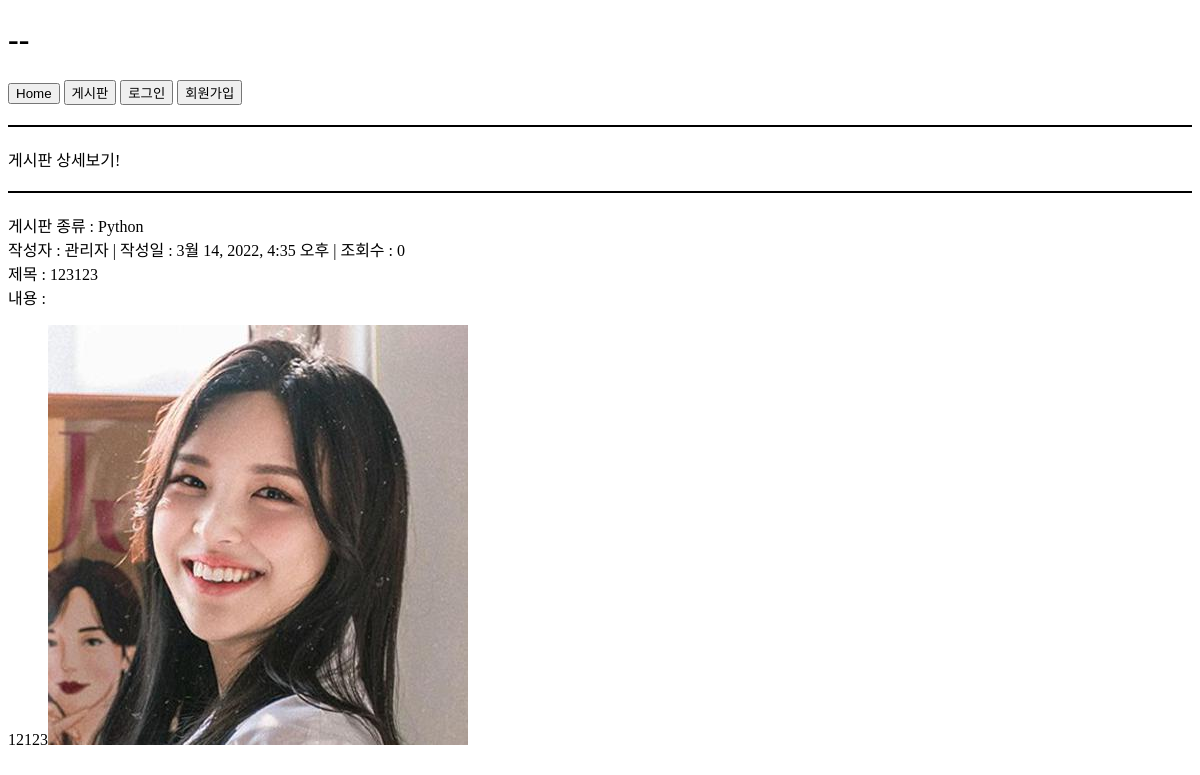
Before: /board/detail/3 with the older database file.
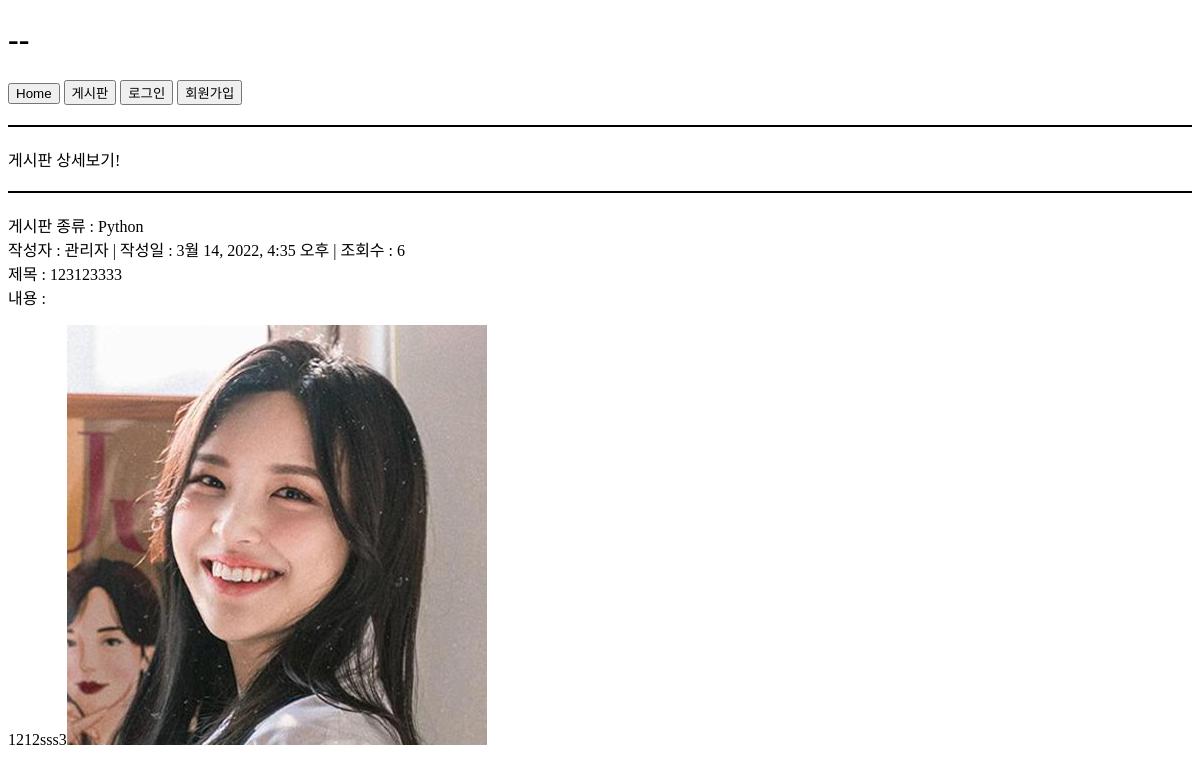
After: the same page with the newer database file.
### board/models.py (models this page shows, shortened)
class Board(models.Model):
    title = models.CharField(max_length=64, verbose_name='글 제목')
    contents = models.TextField(verbose_name='글 내용')
    writer = models.ForeignKey('user.User', on_delete=models.CASCADE, verbose_name='작성자')
    write_dttm = models.DateTimeField(auto_now_add=True, verbose_name='글 작성일')
    board_name = models.CharField(max_length=32, default='Python', verbose_name='게시판 종류')
    update_dttm = models.DateTimeField(auto_now=True, verbose_name='마지막 수정일')
    hits = models.PositiveIntegerField(default=0, verbose_name='조회수')
    class Meta:
        db_table = 'board'
        verbose_name = '게시판'
        verbose_name_plural = '게시판'

### user/models.py (models this page shows)
class User(models.Model):
    user_id = models.CharField(max_length=32, unique=True, verbose_name='유저 아이디')
    user_pw = models.CharField(max_length=128, verbose_name='유저 비밀번호')
    user_name = models.CharField(max_length=16, unique=True, verbose_name='유저 이름')
    user_email = models.EmailField(max_length=128, unique=True, verbose_name='유저 이메일')
    user_register_dttm = models.DateTimeField(auto_now_add=True, verbose_name='계정 생성시간')
    def __str__(self):
        return self.user_name
    class Meta:
        db_table = 'user'
        verbose_name = '유저'
        verbose_name_plural = '유저'

### board/views.py (the view)
# urls.py: path('detail/<int:pk>', views.board_detail, name='board_detail'),
def board_detail(request, pk):
    login_session = request.session.get('login_session', '')
    context = {'login_session': login_session}
    board = get_object_or_404(Board, id=pk)
    context['board'] = board
    if board.writer.user_id == login_session:
        context['writer'] = True
    else:
        context['writer'] = False
    response = render(request, 'board/board_detail.html', context)
    expire_date, now = datetime.now(), datetime.now()
    expire_date += timedelta(days=1)
    expire_date = expire_date.replace(hour=0, minute=0, second=0, microsecond=0)
    expire_date -= now
    max_age = expire_date.total_seconds()
    cookie_value = request.COOKIES.get('hitboard', '_')
    if f'_{pk}_' not in cookie_value:
        cookie_value += f'{pk}_'
        response.set_cookie('hitboard', value=cookie_value, max_age=max_age, httponly=True)
        board.hits += 1
        board.save()
    return response

### board/templates/board/board_detail.html (shortened to what this page needs)
{% extends 'home/index.html' %}
{% block contents %}
<div>게시판 상세보기!</div>
<div style="border: 1px black solid; margin: 20px 0px;"></div>
<div>
    게시판 종류 : {{ board.board_name }}
</div>
<div>
    작성자 : {{ board.writer }} | 작성일 : {{ board.write_dttm }} | 조회수 : {{ board.hits }}
</div>
<div>
    제목 : {{ board.title }}
</div>
<div>
    내용 : {{ board.contents|safe }}
</div>
{% endblock contents %}

Changed rows visible on the page:
changed Board "Python": hits "0" → "6"; title "123123" → "123123333"; contents "12123" → "1212sss3"
